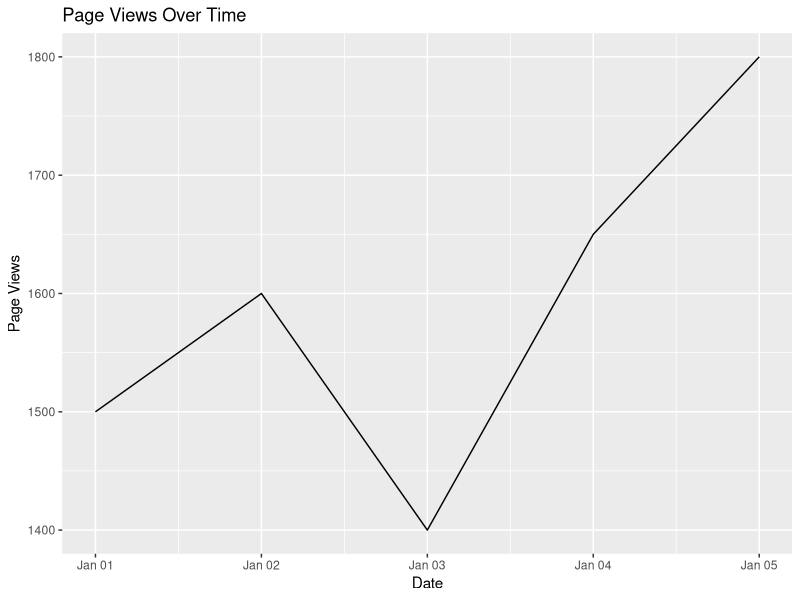
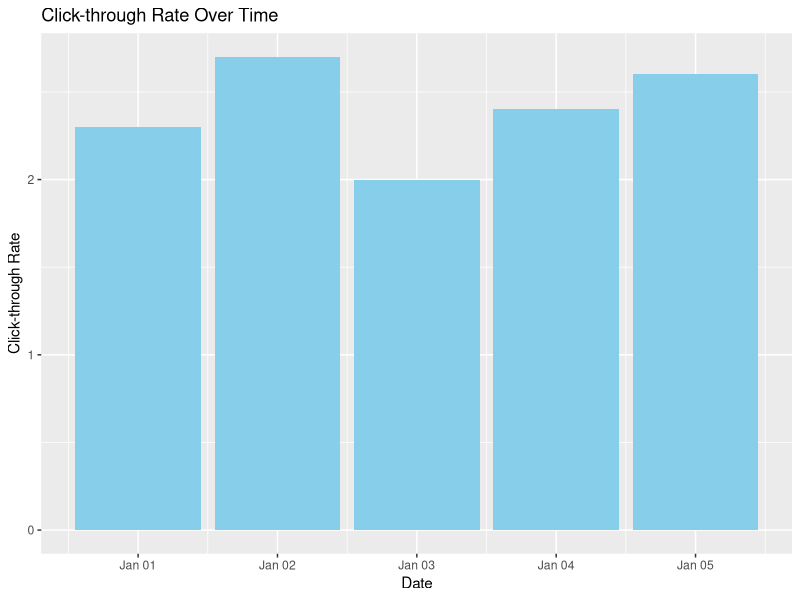
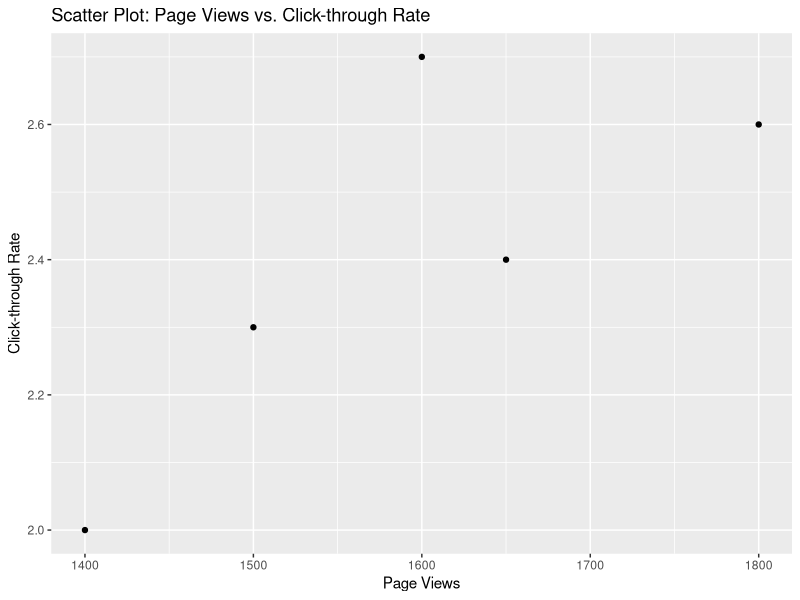

The R source for these figures, in order:
# Install and load necessary packages
install.packages("ggplot2")
library(ggplot2)

# Given data
traffic_data <- data.frame(
  Date = as.Date(c("2023-01-01", "2023-01-02", "2023-01-03", "2023-01-04", "2023-01-05")),
  Page_Views = c(1500, 1600, 1400, 1650, 1800),
  Click_Through_Rate = c(2.3, 2.7, 2.0, 2.4, 2.6)
)

# Line Plot for Page Views
ggplot(traffic_data, aes(x = Date, y = Page_Views)) +
  geom_line() +
  labs(title = "Page Views Over Time", x = "Date", y = "Page Views")

# Bar Plot for Click-through Rate
ggplot(traffic_data, aes(x = Date, y = Click_Through_Rate)) +
  geom_bar(stat = "identity", fill = "skyblue") +
  labs(title = "Click-through Rate Over Time", x = "Date", y = "Click-through Rate")

# Scatter Plot for Page Views and Click-through Rate
ggplot(traffic_data, aes(x = Page_Views, y = Click_Through_Rate)) +
  geom_point() +
  labs(title = "Scatter Plot: Page Views vs. Click-through Rate", x = "Page Views", y = "Click-through Rate")
